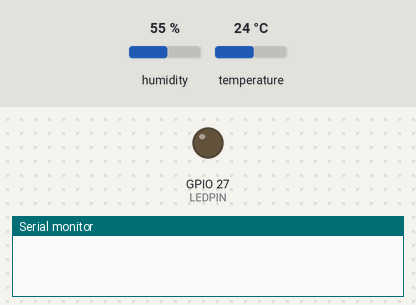
The sketch below on a simulated ESP32. On the bench: output pins drawn as LEDs (lit = HIGH), the last lines printed to the serial monitor. The inputs (shaded band) are chosen by the test bench; at power-on: temperature 24 °C, humidity 55 %. WiFi joins after 1.5 s; servers stay silent unless stated.

Above: at 3.0 s.
3.1 s: temperature set to 29.4 °C
5.8 s: temperature set to 30.6 °C
At 6.9 s:
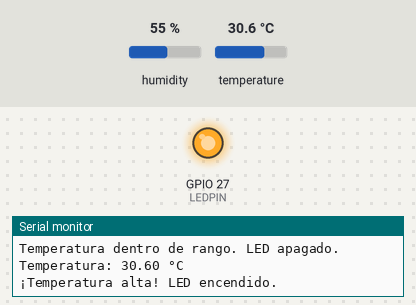
8.5 s: temperature set to 12 °C
At 10.4 s:
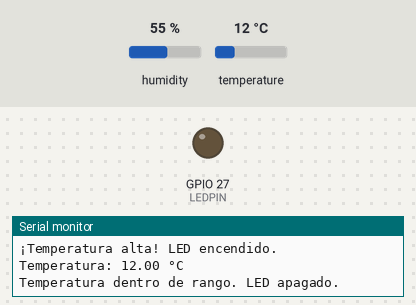
11.3 s: temperature set to 33 °C
At 12.2 s:
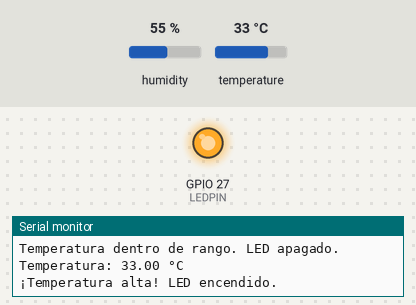
Timing chart, 0 to 14.3 s (numbered marks = the images above; inputs shaded):
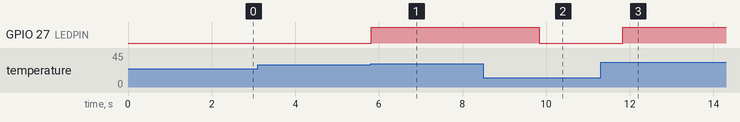

Measured:
- the behaviour switches between 30 and 30.1 °C on temperature (found by bisection; images 0 and 1)
- after the input at 5.8 s, GPIO 27 (LEDPIN): LOW → HIGH at once
- after the input at 8.5 s, GPIO 27 (LEDPIN): HIGH → LOW after 1.3 s
- after the input at 11.3 s, GPIO 27 (LEDPIN): LOW → HIGH after 0.54 s

The sketch:

temp_blynk.ino
```cpp
#define BLYNK_PRINT Serial

#define BLYNK_TEMPLATE_ID "TMPL29Xkc1Izo"
#define BLYNK_TEMPLATE_NAME "temperature"
#define BLYNK_AUTH_TOKEN "_y940G8Gvh9XTZ_Jh2wV0Ys3i-paIud5"


#include <Adafruit_Sensor.h>
#include <DHT.h>
#include <DHT_U.h>
#include <WiFi.h>
#include <WiFiClient.h>
#include <BlynkSimpleEsp32.h>

// Definimos los pines
#define DHTPIN 14        // Pin del sensor DHT22
#define LEDPIN 27        // Pin del LED

// Definimos el tipo de sensor DHT
#define DHTTYPE DHT22    // Tipo de sensor (DHT11, DHT21, DHT22)
// Umbral de temperatura
float thresholdTemp = 30.0; // Cambia este valor según tus necesidades

char ssid[] = "Tu RED";
char pass[] = "Contraseña de tu red";
// Inicializamos el sensor DHT
DHT dht(DHTPIN, DHTTYPE);

void setup() {
  // Configuración del LED como salida
  pinMode(LEDPIN, OUTPUT);
  digitalWrite(LEDPIN, LOW);  // Apagamos el LED inicialmente

  // Configuración del monitor serial
  Serial.begin(115200);
  dht.begin();
  Blynk.begin(BLYNK_AUTH_TOKEN, ssid, pass);
}

void loop() {
  Blynk.run();
  // Esperamos 2 segundos entre cada lectura
  delay(2000);

  // Leemos la temperatura del sensor
  float temperature = dht.readTemperature();
  Blynk.virtualWrite(V0, temperature);
  Blynk.virtualWrite(V2, 0);
  // Comprobamos si la lectura es válida
  if (isnan(temperature)) {
    Serial.println("Error al leer el sensor DHT!");
    return;
  }

  // Mostramos la temperatura en el monitor serial
  Serial.print("Temperatura: ");
  Serial.print(temperature);
  Serial.println(" °C");

  // Comprobamos si la temperatura supera el umbral
  if (temperature > thresholdTemp) {
    digitalWrite(LEDPIN, HIGH);  // Encendemos el LED
    Serial.println("¡Temperatura alta! LED encendido.");
    Blynk.virtualWrite(V2, 1);
  } else {
    digitalWrite(LEDPIN, LOW);   // Apagamos el LED
    Serial.println("Temperatura dentro de rango. LED apagado.");
  }
}
```
